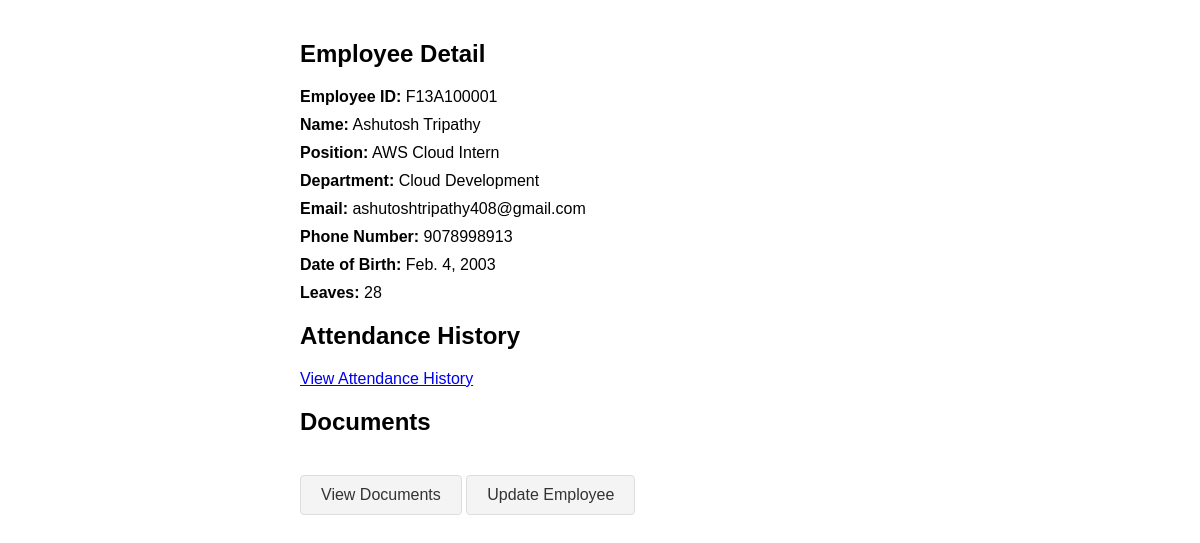
The page /employee/F13A100001/ (signed in) on the database its author committed.
### hrms/models.py (models this page shows, shortened)
class Employee(models.Model):
    employee_id = models.CharField(max_length=10, unique=True)
    name = models.CharField(max_length=100)
    position = models.CharField(max_length=100)
    department = models.CharField(max_length=100)
    email = models.EmailField()
    phone_number = models.CharField(max_length=15)
    dob = models.DateField()
    leaves = models.IntegerField(default=0)
    otp = models.CharField(max_length=6, blank=True, null=True)

### hrms/views.py (the view)
# urls.py: path('employee/<str:employee_id>/', views.employee_detail_view, name='employee_detail'),
def employee_detail_view(request, employee_id):
    if not request.session.get('logged_in'):
        return redirect('login')
    employee = get_object_or_404(Employee, employee_id=employee_id)
    return render(request, 'employee_detail.html', {'employee': employee})

### hrms/templates/employee_detail.html (shortened to what this page needs)
<!DOCTYPE html>
<html>
<head>
</head>
<body>
    <div class="container">
        <h2>Employee Detail</h2>
        <div class="detail">
            <label>Employee ID:</label> {{ employee.employee_id }}
        </div>
        <div class="detail">
            <label>Name:</label> {{ employee.name }}
        </div>
        <div class="detail">
            <label>Position:</label> {{ employee.position }}
        </div>
        <div class="detail">
            <label>Department:</label> {{ employee.department }}
        </div>
        <div class="detail">
            <label>Email:</label> {{ employee.email }}
        </div>
        <div class="detail">
            <label>Phone Number:</label> {{ employee.phone_number }}
        </div>
        <div class="detail">
            <label>Date of Birth:</label> {{ employee.dob }}
        </div>
        <div class="detail">
            <label>Leaves:</label> {{ employee.leaves }}
        </div>
        <h2>Attendance History</h2>
        <a href="{% url 'attendance_history' %}?employee_id={{ employee.employee_id }}">View Attendance History</a>
        <h2>Documents</h2>
        <a class="link" href="{% url 'employee_documents' employee.employee_id %}">View Documents</a>
        <a class="link" href="{% url 'update_employee' employee.employee_id %}">Update Employee</a>
    </div>
</body>
</html>

### hrms/templates/employee_detail.html (style rules this page uses)
body { font-family: Arial, sans-serif; margin: 0; padding: 20px; }
.container { max-width: 600px; margin: auto; }
.detail { margin-bottom: 10px; }
.detail label { font-weight: bold; }
.link { display: inline-block; margin-top: 20px; padding: 10px 20px; border: 1px solid #ddd; border-radius: 4px; background-color: #f4f4f4; text-decoration: none; color: #333; font-size: 16px; }

### rows shown on the page
Employee: employee_id "F13A100001", name "Ashutosh Tripathy", position "AWS Cloud Intern", department "Cloud Development", email "ashutoshtripathy408@gmail.com", phone_number "9078998913", dob "Feb. 4, 2003", leaves "28"
